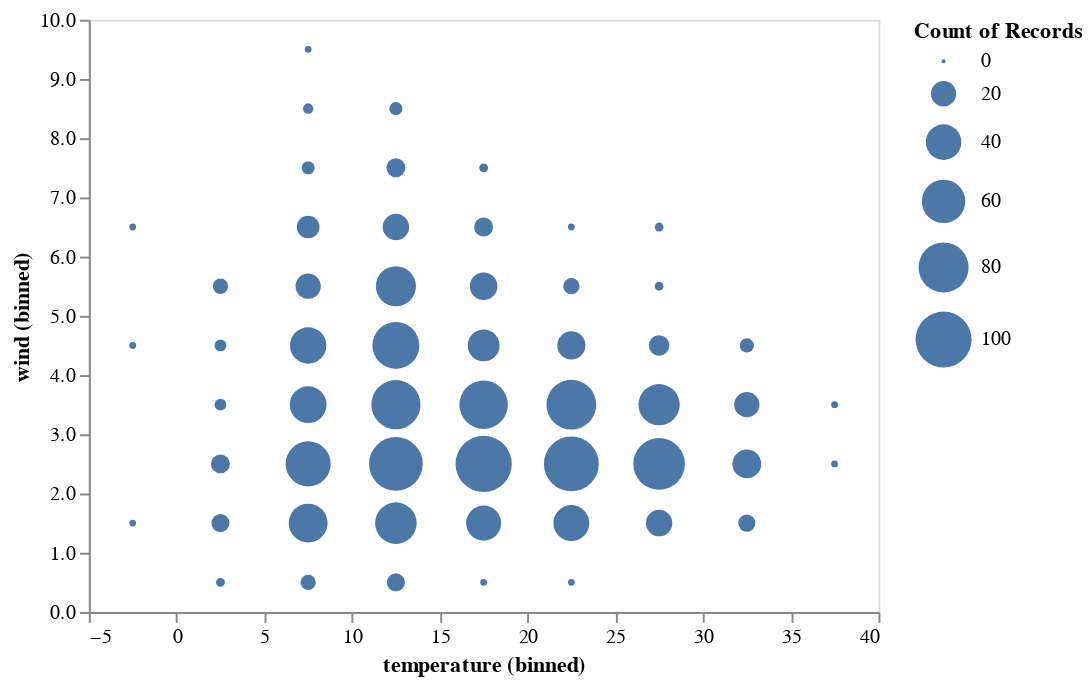

The notebook cell this image was saved under:
### Markdown cell above
Having a grammar allows us to understand the underlying structure of a graphic.
In addition, we can incrementally customize the chart.

For example, we can instead map `wind` to `y` and `bin` it and map `size` to `count()` to make circle-based 2D histogram.

### Code cell
alt.Chart(df).mark_circle().encode(
    x=alt.X('temperature', bin=True),
    y=alt.Y('wind', bin=True),
    size='count()'
)

### Figure 1 — Vega-Lite specification as saved in the notebook (floating-point values rounded to 4 significant figures; data arrays with more than 128 entries replaced by an {"elided": "..."} marker saying what was removed)
{"$schema": "https://vega.github.io/schema/vega-lite/v2.6.0.json", "config": {"view": {"height": 300, "width": 400}}, "data": {"name": "data-d4a756336a072a66ce3177ae223f1a37"}, "datasets": {"data-d4a756336a072a66ce3177ae223f1a37": {"elided": "1461 records"}}, "encoding": {"size": {"aggregate": "count", "type": "quantitative"}, "x": {"bin": true, "field": "temperature", "type": "quantitative"}, "y": {"bin": true, "field": "wind", "type": "quantitative"}}, "mark": "circle"}
